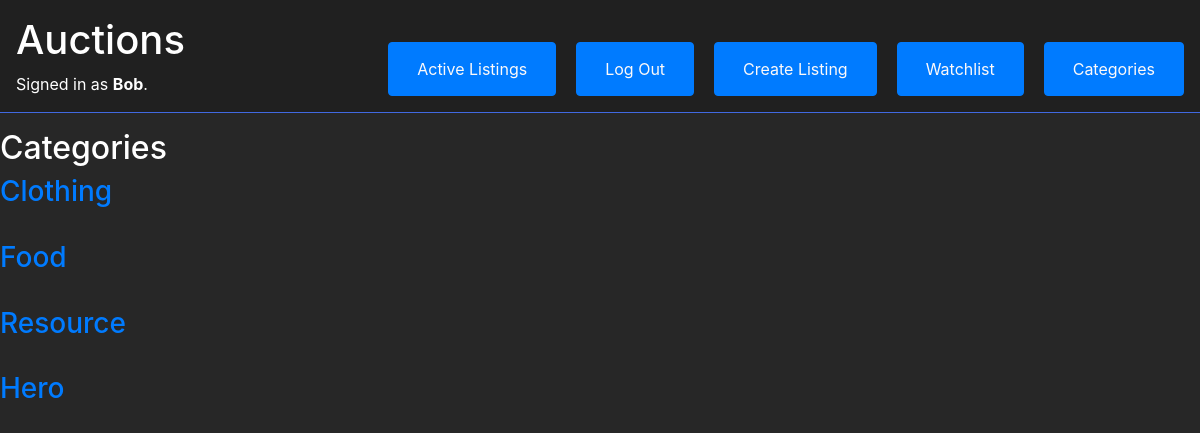
The page /categories (signed in) on the database its author committed.
### auctions/models.py (models this page shows, shortened)
class User(AbstractUser):
    pass

class Auction_listing(models.Model):
    item_name = models.CharField(max_length=64)
    description = models.TextField()
    start_bid = models.IntegerField()
    owner = models.ForeignKey(User, on_delete=models.CASCADE, related_name="selling")
    image_url = models.URLField(blank=True, null=True)
    category = models.CharField(max_length=64)
    active = models.BooleanField(default=True)
    winner = models.ForeignKey(User, on_delete=models.SET_NULL, null=True, related_name="bid_winner")

### auctions/views.py (the view)
# urls.py: path("categories", views.categories, name="categories"),
def categories(request):
    auctions = Auction_listing.objects.all()
    unique_auctions = []
    for auction in auctions :
        if auction.category not in unique_auctions:
            unique_auctions.append(auction.category)
    return render (request, "auctions/categories.html",{
        "auctions" : auctions,
        "auctions_list" : unique_auctions,
    })

### auctions/templates/auctions/categories.html (shortened to what this page needs)
{% extends 'auctions/layout.html' %}
{% block body %}
<h2>Categories</h2>
<div class="categories_container">
{% for auction in auctions_list %}
<div class="categories">
    <a href="{% url 'category_listings' auction %}">
        <h3>{{ auction }}</h3>
    </a>
    <br>
</div>
{% endfor %}
</div>
{% endblock %}

### auctions/templates/auctions/layout.html (shortened to what this page needs)
{% load static %}
<!DOCTYPE html>
<html lang="en">
    <head>
        <link rel="stylesheet" href="https://stackpath.bootstrapcdn.com/bootstrap/4.4.1/css/bootstrap.min.css">
        <link rel="stylesheet" href="{% static 'auctions/styles.css' %}">
    </head>
    <body>
        <div class="top_navigation">
            <div class="right_side">
                <div class="title"><h1>Auctions</h1></div>
                <div class="signed_in">
                    {% if user.is_authenticated %}
                        Signed in as <strong>{{ user.username }}</strong>.
                    {% else %}
                        Not signed in.
                    {% endif %}
                </div>
            </div>
            <div class="left_side">
                <ul class="nav">
                    <li class="nav-item btn btn-primary" >
                        <a class="nav-link" href="{% url 'index' %}">Active Listings</a>
                    </li>
                {% if user.is_authenticated %}
                    <li class="nav-item btn btn-primary">
                        <a class="nav-link" href="{% url 'logout' %}">Log Out</a>
                    </li>
                    <li class="nav-item btn btn-primary">
                        <a class="nav-link" href="{% url 'create_listing' %}">Create Listing</a>
                    </li>
                    <li class="nav-item btn btn-primary">
                        <a class="nav-link" href="{% url 'watchlist' %}">Watchlist</a>
                    </li>
                    <li class="nav-item btn btn-primary">
                        <a class="nav-link" href="{% url 'categories' %}">Categories</a>
                    </li>
                {% endif %}
                </ul>
            </div>
        </div>
        {% block body %}
        {% endblock %}
    </body>
</html>

### auctions/static/auctions/styles.css (style rules this page uses)
body { background-color: #272727; color: white; }
.top_navigation { border-bottom: 1px solid royalblue; display: flex; padding: 12px; justify-content: space-between; flex-wrap: wrap; padding: 16px; margin-bottom: 16px; align-items: end; background-color: #202020; position: sticky; top: 0; z-index: 1000; }
li a { color: #fcf9f9; }
.nav { display: flex; gap: 20px; flex-wrap: wrap; }
.nav li { flex: 1 1 auto; }

### rows shown on the page
User: username "Bob"
Auction_listing: auctions_list "Clothing"
Auction_listing: auctions_list "Food"
Auction_listing: auctions_list "Resource"
Auction_listing: auctions_list "Hero"
